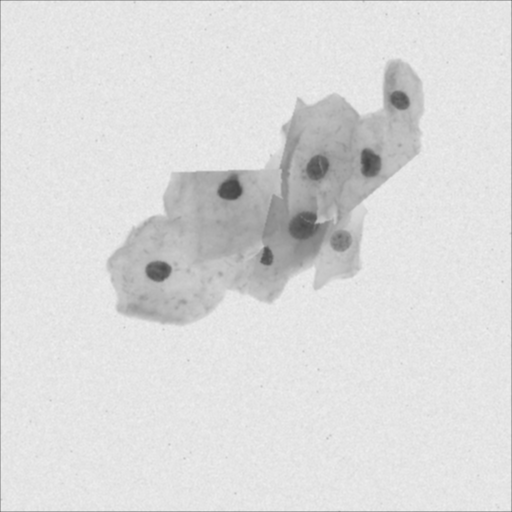
#> input picture Cancer Dataset/Train/125.png, 512 x 512 px, found by its file name; its folder holds only this picture in this run
$ jupyter execute --allow-errors cancer.ipynb
#> lines starting #> are read from the running program, lines starting #| are printed output that depends on the picture
New code

[cell 1]
import os
from PIL import Image
import numpy as np
import matplotlib.pyplot as plt

# Function to read and preprocess images from a directory
def read_images_from_directory(directory_path):
    images = []
    for filename in os.listdir(directory_path):
        if filename.endswith('.jpg') or filename.endswith('.png'):
            image_path = os.path.join(directory_path, filename)
            image = Image.open(image_path).convert('L')  # Convert to grayscale
            images.append(np.array(image))
    return images

# Function to extract patches and compute feature vectors
def extract_patches(image, patch_size=7, stride=1):
    height, width = image.shape
    num_patches_x = (width - patch_size) // stride + 1
    num_patches_y = (height - patch_size) // stride + 1
    num_patches = num_patches_x * num_patches_y
    features = np.zeros((num_patches, 2))  # Pre-allocate memory for features

    idx = 0
    for i in range(0, height - patch_size + 1, stride):
        for j in range(0, width - patch_size + 1, stride):
            patch = image[i:i + patch_size, j:j + patch_size]
            features[idx, 0] = np.mean(patch)
            features[idx, 1] = np.std(patch)
            idx += 1
    return features

# Function to extract features from all images
def extract_features_from_images(images, patch_size=7, stride=1):
    all_features = []
    for image in images:
        patches = extract_patches(image, patch_size, stride)
        all_features.append(patches)
    return np.vstack(all_features)  # Stack all features together

# Example usage
directory_path = 'Cancer Dataset\\Train'
print("started reading images")
images = read_images_from_directory(directory_path)
#> in read_images_from_directory, image is the input picture: PIL image 512x512 L; min 68, max 239, mean 219.6
#> images = 1 item
print("finished reading images")
print(len(images))
#| 1
# Extract features from all images
all_patch_features = extract_features_from_images(images, patch_size=7, stride=1)
#> the loop in extract_features_from_images, `for image in images:` made 1 pass
#> (height in extract_patches, width in extract_patches, num_patches_x in extract_patches, num_patches_y in extract_patches, num_patches in extract_patches) on pass 1: (512, 512, 506, 506, 256036)
#> after the loop in extract_features_from_images, `for image in images:`: all_features = 1 point arrays, longest 256036 points
#> all_patch_features = 256036 pairs, first value 73.29 to 232.2, second value 0.75 to 39.29
print(len(all_patch_features))
#| 256036

[cell 2]
def kmeans_clustering(data, k, centroids):

    while True:
        # Calculate distance matrix between data points and centroids
        distances = np.linalg.norm(data[:, np.newaxis] - centroids, axis=2)
        labels = np.argmin(distances, axis=1)

        # Update centroids based on new clusters
        new_centroids = np.array([data[labels == i].mean(axis=0) if np.any(labels == i) else centroids[i]
                                  for i in range(k)])
        if np.all(centroids == new_centroids):
            break
        centroids = new_centroids
    return labels, centroids

[cell 3]
def modified_kmeans_clustering(data, k, centroids):

    cov_matrix = np.cov(data.T)
    cov_inv = np.linalg.inv(cov_matrix)

    while True:
        # Calculate Mahalanobis distance matrix between data points and centroids
        distances = np.array([np.sqrt(np.einsum('ij,jk,ik->i', data - centroid, cov_inv, data - centroid))
                              for centroid in centroids]).T
        labels = np.argmin(distances, axis=1)

        # Update centroids based on new clusters
        new_centroids = np.array([data[labels == i].mean(axis=0) if np.any(labels == i) else centroids[i]
                                  for i in range(k)])
        if np.all(centroids == new_centroids):
            break
        centroids = new_centroids
    return labels, centroids

[cell 4]
def map_clusters_to_images(images, labels, patch_size=7, stride=1):
    segmented_images = []
    idx = 0  # Index to track the label assignments

    for image in images:
        height, width = image.shape
        segmented_image = np.zeros((height, width))  # Create an empty image for cluster labels
        num_patches_x = (width - patch_size) // stride + 1
        num_patches_y = (height - patch_size) // stride + 1
        for i in range(0, height - patch_size + 1, stride):
            for j in range(0, width - patch_size + 1, stride):
                # Assign the cluster label to the corresponding patch in the image
                segmented_image[i:i + patch_size, j:j + patch_size] = labels[idx]
                idx += 1
        segmented_images.append(segmented_image)
    return segmented_images

k = 3  # Number of clusters (3 for cell segmentation)
centroids = all_patch_features[np.random.choice(all_patch_features.shape[0], k, replace=False)]
#> centroids = [[191.1, 2.66], [228.9, 2.27], [217.6, 10.27]]
clusters_kmeans, centroids_kmeans = kmeans_clustering(all_patch_features, k, centroids)
#> the loop in kmeans_clustering, `while True:` made 24 passes
#> centroids on passes 1 to 8: [[171.6, 6.7], [228.8, 2.26], [216.1, 15.31]], [[169.1, 6.64], [228.8, 2.28], [209.5, 12.79]], [[166.5, 6.81], [228.8, 2.3], [204.1, 10.71]], [[162.8, 7.21], [228.7, 2.37], [198.2, 8.53]], [[158, 7.8], [228.6, 2.53], [191.9, 6.47]], [[152.5, 8.6], [228.6, 2.57], [188.3, 5.9]], [[147.1, 9.58], [228.5, 2.59], [185.8, 5.65]], [[142, 10.62], [228.5, 2.6], [184, 5.54]]
#> centroids_kmeans = [[124.2, 13.57], [228.5, 2.63], [180, 5.71]]
# Map clusters to the original images (for K-means)
segmented_images_kmeans = map_clusters_to_images(images, clusters_kmeans)
#> the loop in map_clusters_to_images, `for image in images:` made 1 pass
#> (height, width, num_patches_x, num_patches_y) on pass 1: (512, 512, 506, 506)
#> after the loop in map_clusters_to_images, `for image in images:`:
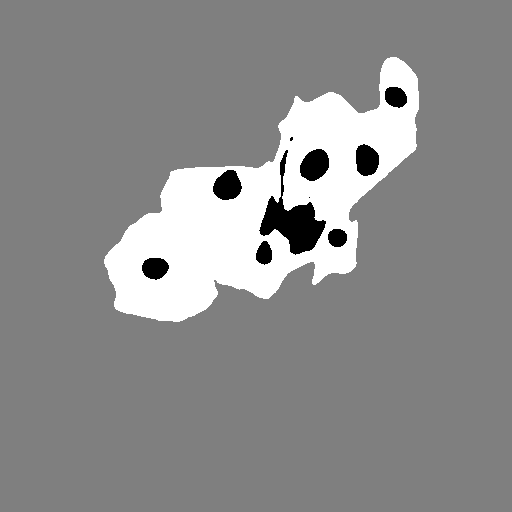
#> segmented_image: shape (512, 512) float64; min 0, max 2, mean 1.11; drawn with min black and max white
#> after the loop in map_clusters_to_images, `for image in images:`: idx = 256036; segmented_images = 1 item
#> segmented_images_kmeans = 1 item
clusters_mahalanobis, centroids_mahalanobis = modified_kmeans_clustering(all_patch_features, k, centroids)
#> in modified_kmeans_clustering, `cov_matrix = np.cov(data.T)`: cov_matrix = [[508.5, -42.23], [-42.23, 13.55]]
#> in modified_kmeans_clustering, `cov_inv = np.linalg.inv(cov_matrix)`: cov_inv = [[0.00265, 0.00827], [0.00827, 0.0995]]
#> the loop in modified_kmeans_clustering, `while True:` made 10 passes
#> centroids on passes 1 to 8: [[172.5, 4.41], [228.8, 2.25], [194.3, 16.34]], [[172.2, 4.47], [228.6, 2.3], [190.9, 17.86]], [[172.1, 4.52], [228.6, 2.31], [190.4, 18.3]], [[172.1, 4.54], [228.6, 2.32], [190.5, 18.43]], [[172.1, 4.55], [228.6, 2.32], [190.5, 18.47]], [[172.1, 4.55], [228.6, 2.32], [190.5, 18.48]], [[172.1, 4.56], [228.6, 2.32], [190.5, 18.48]], [[172.1, 4.56], [228.6, 2.32], [190.5, 18.48]]
#> centroids_mahalanobis = [[172.1, 4.56], [228.6, 2.32], [190.5, 18.48]]

[cell 5]
# Function to assign test patches to the nearest clusters (K-means)
# [12 lines left out: functions assign_clusters_to_test_data, assign_mahalanobis_clusters_to_test_data, not called in this run]

# Directory for test images
test_directory_path = 'D:\\IIT DH\\1st sem\\Statistical Pattern Recognition\\Assignment2\\group11\\group11\\Test'
print("Started reading test images")
#> (the rest of this cell did not finish here and is left out)

[cell 6]
def plot_clusters(data, centroids, clusters,title):
    if len(data) != len(clusters):
        print(f"Error: Data size ({len(data)}) and clusters size ({len(clusters)}) do not match.")
        return

    plt.figure(figsize=(8, 6))

    k = len(centroids)
    colors = [
    'r', 'g', 'b', 'y', 'c', 'm',
    'darkblue', 'darkcyan', 'darkgoldenrod', 'darkgray', 'darkgreen', 'darkkhaki',
    'darkmagenta', 'darkolivegreen', 'darkorange', 'darkorchid', 'darkred',
    'darksalmon', 'darkseagreen', 'darkslateblue', 'darkslategray', 'darkturquoise',
    'darkviolet', 'dimgray', 'midnightblue', 'black', 'brown', 'maroon',
    'sienna', 'darkblue', 'navy', 'midnightblue', 'indigo', 'purple',
    'darkviolet', 'darkmagenta', 'darkorchid', 'mediumblue', 'royalblue',
    'teal', 'darkcyan', 'darkturquoise', 'seagreen', 'forestgreen', 'green',
    'darkgreen', 'olive', 'olivedrab', 'darkolivegreen', 'khaki', 'goldenrod',
    'chocolate', 'saddlebrown', 'firebrick', 'darkred', 'crimson',
    'orangered', 'tomato', 'coral', 'darkorange', 'gold',
    'sienna', 'brown', 'burlywood', 'indianred'
    ]


    for i in range(k):
        cluster_points = data[clusters == i]
        plt.scatter(cluster_points[:, 0], cluster_points[:, 1], c=colors[i], label=f'Cluster {i+1}')

    plt.scatter(centroids[:, 0], centroids[:, 1], s=300, c='black', marker='x', label='Centroids')

    plt.title(f'{title}K-Means Clustering')
    plt.xlabel('Mean')
    plt.ylabel('Variance')
    plt.legend()
    plt.show()

[cell 7]
plot_clusters(all_patch_features,centroids_kmeans,clusters_kmeans,'')
#> in plot_clusters, `k = len(centroids)`: k = 3
#> in plot_clusters, `plt.show()`:
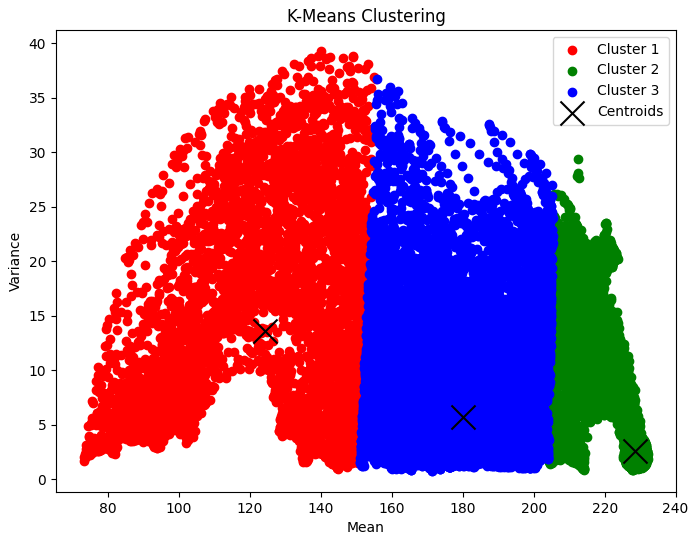
#> figure drawn by matplotlib, 1 panel

[cell 8]
plot_clusters(all_patch_features,centroids_mahalanobis,clusters_mahalanobis,'Modified')
#> call 2 of plot_clusters, with data = array of shape (256036, 2), centroids = array of shape (3, 2), clusters = array of shape (256036,), title = 'Modified'
#> in plot_clusters (call 2), `plt.show()`:
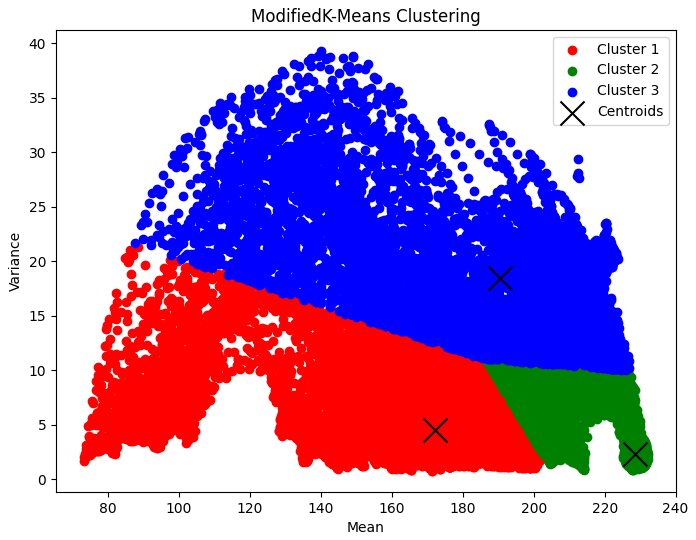
#> figure drawn by matplotlib, 1 panel

[cell 9]
k = 3  # Number of clusters (3 for cell segmentation)
centroids = all_patch_features[np.random.choice(all_patch_features.shape[0], k, replace=False)]
#> centroids = [[168.5, 2.88], [229.7, 2.3], [229.4, 2.41]]
clusters_kmeans, centroids_kmeans = kmeans_clustering(all_patch_features, k, centroids)
#> the loop in kmeans_clustering (call 2), `while True:` made 27 passes
#> centroids on passes 1 to 8: [[170.7, 6.71], [229.9, 2.09], [227.8, 2.86]], [[170.8, 6.73], [229.4, 2.13], [227, 3.27]], [[170.7, 6.73], [229.1, 2.16], [225.1, 4.64]], [[170.3, 6.72], [228.9, 2.21], [217.6, 10.47]], [[168.8, 6.7], [228.8, 2.26], [209.4, 12.17]], [[166.3, 6.84], [228.8, 2.3], [203.7, 10.54]], [[162.5, 7.25], [228.7, 2.39], [197.6, 8.27]], [[157.5, 7.85], [228.6, 2.53], [191.5, 6.41]]
# Map clusters to the original images (for K-means)
segmented_images_kmeans = map_clusters_to_images(images, clusters_kmeans)
#> the loop in map_clusters_to_images (call 2), `for image in images:` made 1 pass
clusters_mahalanobis, centroids_mahalanobis = modified_kmeans_clustering(all_patch_features, k, centroids)
#> the loop in modified_kmeans_clustering (call 2), `while True:` made 11 passes
#> centroids on passes 1 to 8: [[169.3, 5.03], [228.8, 1.97], [223.8, 4.8]], [[170, 5.15], [228.8, 2.18], [210.4, 11.6]], [[171.6, 4.56], [228.7, 2.26], [195, 16.67]], [[172.1, 4.51], [228.6, 2.3], [191.1, 17.99]], [[172.1, 4.53], [228.6, 2.31], [190.5, 18.34]], [[172.1, 4.55], [228.6, 2.32], [190.5, 18.45]], [[172.1, 4.55], [228.6, 2.32], [190.5, 18.47]], [[172.1, 4.56], [228.6, 2.32], [190.5, 18.48]]

# Function to assign test patches to the nearest clusters (K-means)
# [12 lines left out: functions assign_clusters_to_test_data, assign_mahalanobis_clusters_to_test_data, not called in this run]

# Directory for test images
test_directory_path = 'Cancer Dataset\\Test'
print("Started reading test images")
#> (the rest of this cell did not finish here and is left out)

print("Finished reading test images")
print(f"Number of test images: {len(test_images)}")

# Extract features from test images
test_patch_features = extract_features_from_images(test_images, patch_size=7, stride=1)
print(f"Number of test patches: {len(test_patch_features)}")

# Testing using K-means clusters
clusters_kmeans_test = assign_clusters_to_test_data(test_patch_features, centroids_kmeans)

# Testing using Mahalanobis-based K-means clusters
clusters_mahalanobis_test = assign_mahalanobis_clusters_to_test_data(test_patch_features, centroids_mahalanobis, np.cov(all_patch_features.T))

# Map the predicted clusters back to the test images
segmented_images_kmeans_test = map_clusters_to_images(test_images, clusters_kmeans_test)
segmented_images_mahalanobis_test = map_clusters_to_images(test_images, clusters_mahalanobis_test)

$ run again, on Cancer Dataset/Train/126.png
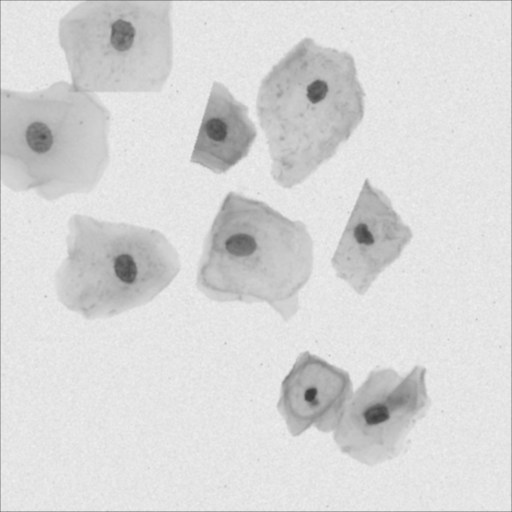
#> input picture Cancer Dataset/Train/126.png, 512 x 512 px, found by its file name
#> in read_images_from_directory, image is the input picture: PIL image 512x512 L; min 59, max 239, mean 216.2
#> images = 1 item
#| 1
#> the loop in extract_features_from_images, `for image in images:` made 1 pass
#> (height in extract_patches, width in extract_patches, num_patches_x in extract_patches, num_patches_y in extract_patches, num_patches in extract_patches) on pass 1: (512, 512, 506, 506, 256036)
#> after the loop in extract_features_from_images, `for image in images:`: all_features = 1 point arrays, longest 256036 points
#> all_patch_features = 256036 pairs, first value 63.45 to 232, second value 0.535 to 44.64
#| 256036
#> `centroids = all_patch_features[np.random.choice(all_patch_features.sha..`: centroids = [[228.5, 2.03], [143.7, 5.52], [182.6, 3.35]]
#> the loop in kmeans_clustering, `while True:` made 19 passes
#> centroids on passes 1 to 8: [[227.6, 2.98], [135.8, 13.12], [189.6, 5.26]], [[228, 2.92], [135.2, 13.34], [190.8, 5.27]], [[228.1, 2.9], [135.4, 13.31], [191, 5.3]], [[228.1, 2.9], [135.7, 13.28], [191.1, 5.3]], [[228.1, 2.89], [135.9, 13.27], [191.2, 5.3]], [[228.1, 2.89], [136, 13.26], [191.2, 5.29]], [[228.1, 2.89], [136, 13.25], [191.2, 5.29]], [[228.1, 2.89], [136.1, 13.25], [191.2, 5.29]]
#> `clusters_kmeans, centroids_kmeans = kmeans_clustering(all_patch_featur..`: centroids_kmeans = [[228.1, 2.89], [136.2, 13.23], [191.2, 5.29]]
#> the loop in map_clusters_to_images, `for image in images:` made 1 pass
#> (height, width, num_patches_x, num_patches_y) on pass 1: (512, 512, 506, 506)
#> after the loop in map_clusters_to_images, `for image in images:`:
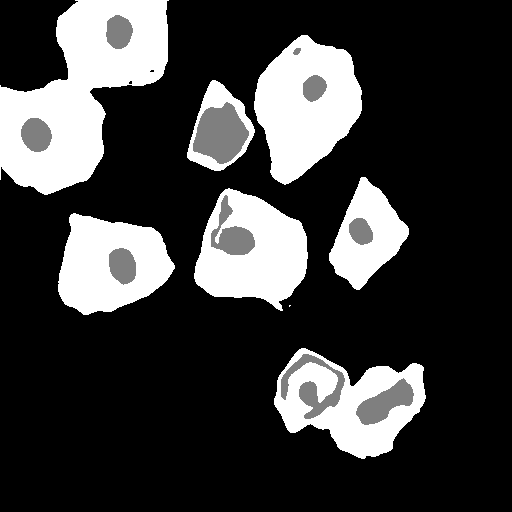
#> segmented_image: shape (512, 512) float64; min 0, max 2, mean 0.477; drawn with min black and max white
#> after the loop in map_clusters_to_images, `for image in images:`: idx = 256036; segmented_images = 1 item
#> cov_matrix = [[539, -50.33], [-50.33, 18.55]]
#> cov_inv = [[0.00248, 0.00674], [0.00674, 0.0722]]
#> the loop in modified_kmeans_clustering, `while True:` made 15 passes
#> centroids on passes 1 to 8: [[226.6, 3.42], [129.4, 10.06], [187.8, 4.57]], [[227.1, 3.34], [131, 13.36], [189.4, 4.16]], [[227.3, 3.26], [138.1, 16.22], [189.3, 3.76]], [[227.6, 3.07], [153.4, 18.33], [187.8, 3.69]], [[227.9, 2.72], [179.5, 19.29], [185.2, 3.82]], [[228, 2.61], [188.3, 18.86], [184, 4.06]], [[228, 2.59], [190.4, 18.63], [183.7, 4.13]], [[228, 2.58], [191, 18.53], [183.6, 4.16]]
#> `clusters_mahalanobis, centroids_mahalanobis = modified_kmeans_clusteri..`: centroids_mahalanobis = [[228, 2.57], [191.2, 18.46], [183.5, 4.16]]
#> k = 3
#> `centroids = all_patch_features[np.random.choice(all_patch_features.sha..`: centroids = [[204.7, 13.86], [229.6, 2.11], [179.9, 12.51]]
#> the loop in kmeans_clustering (call 2), `while True:` made 26 passes
#> centroids on passes 1 to 8: [[203.5, 6.6], [228.6, 2.5], [171.2, 7.45]], [[199.4, 5.37], [228.5, 2.71], [164.8, 8.53]], [[196.6, 5.12], [228.4, 2.78], [157.8, 9.79]], [[194.6, 5.06], [228.3, 2.83], [151, 11.12]], [[193.3, 5.1], [228.3, 2.85], [145.3, 12.09]], [[192.5, 5.17], [228.2, 2.87], [141.8, 12.54]], [[192, 5.21], [228.2, 2.88], [139.7, 12.8]], [[191.7, 5.24], [228.2, 2.88], [138.4, 12.96]]
#> `clusters_kmeans, centroids_kmeans = kmeans_clustering(all_patch_featur..`: centroids_kmeans = [[191.2, 5.29], [228.1, 2.89], [136.2, 13.23]]
#> the loop in map_clusters_to_images (call 2), `for image in images:` made 1 pass
#> after the loop in map_clusters_to_images (call 2), `for image in images:`:
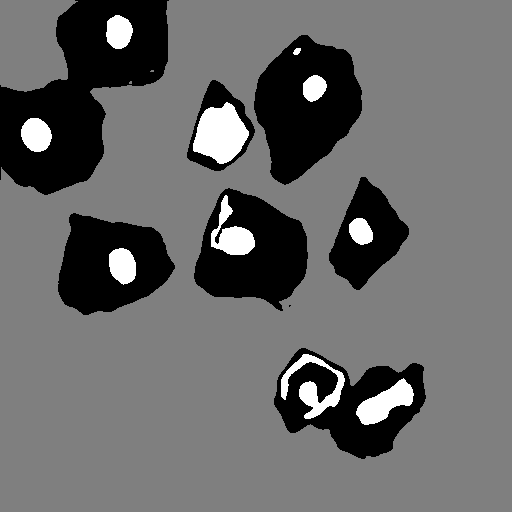
#> segmented_image: shape (512, 512) float64; min 0, max 2, mean 0.816; drawn with min black and max white
#> after the loop in map_clusters_to_images (call 2), `for image in images:`: idx = 256036
#> the loop in modified_kmeans_clustering (call 2), `while True:` made 12 passes
#> centroids on passes 1 to 8: [[206.6, 16.21], [222.5, 2.47], [163.4, 8.95]], [[199.1, 17.46], [224.7, 2.51], [170.8, 5.92]], [[194.6, 18], [226.7, 2.55], [178.5, 4.64]], [[192.5, 18.26], [227.6, 2.56], [182.1, 4.28]], [[191.6, 18.38], [227.9, 2.57], [183.2, 4.18]], [[191.3, 18.44], [228, 2.57], [183.5, 4.16]], [[191.3, 18.45], [228, 2.57], [183.5, 4.16]], [[191.2, 18.46], [228, 2.57], [183.5, 4.16]]
#> `clusters_mahalanobis, centroids_mahalanobis = modified_kmeans_clusteri..`: centroids_mahalanobis = [[191.2, 18.46], [228, 2.57], [183.5, 4.16]]
